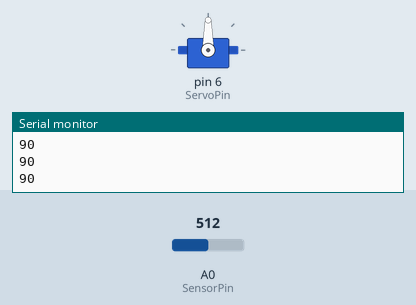
The sketch below on a simulated Arduino Uno, built with avr-gcc and run on an emulated ATmega328P. On the bench: servo, the last lines printed to the serial monitor. The test bench sets the inputs (shaded band); at power-on: A0 (SensorPin) = 512.

Above: at 1.2 s.
1.3 s: A0 (SensorPin) set to 716
At 2.3 s:
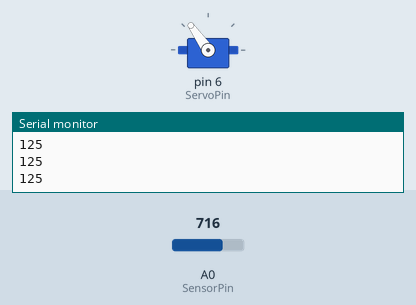
2.8 s: A0 (SensorPin) set to 900
At 4.0 s:
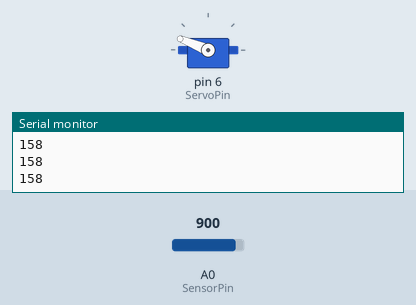
4.3 s: A0 (SensorPin) set to 1023
At 5.5 s:
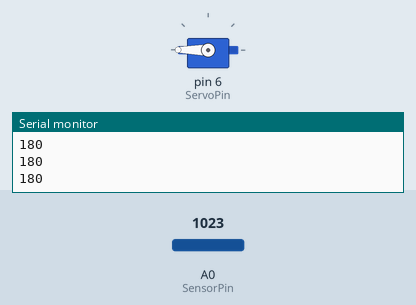
5.8 s: A0 (SensorPin) set to 306
At 6.6 s:
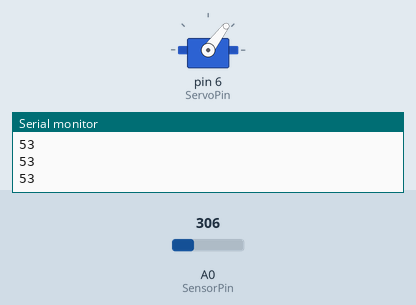
7.3 s: A0 (SensorPin) set to 122
At 8.2 s:
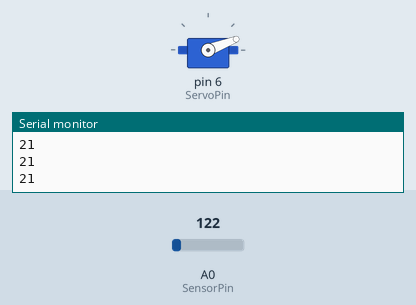
8.8 s: A0 (SensorPin) set to 0
At 9.8 s:
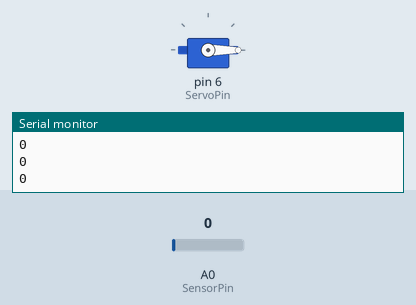
Timing chart, 0 to 11.3 s (numbered marks = the images above; inputs shaded):
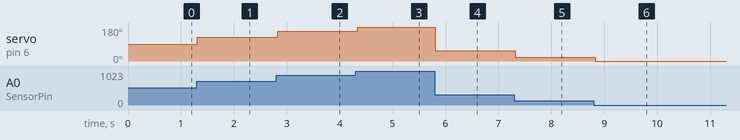

The sketch:

Servo_sweep.ino
```cpp
#include <Servo.h>

Servo myServo;
const int ServoPin = 6;
const int SensorPin = A0;

void setup() {
  // put your setup code here, to run once:
  Serial.begin(9600);
  myServo.attach(ServoPin);
}

void loop() {
  // put your main code here, to run repeatedly:
  int knob = analogRead(SensorPin);
  myServo.write(map(knob, 0, 1023, 0 , 180));
  Serial.println(map(knob, 0, 1023, 0 , 180));
  delay(50);
}
```

Measured:
- after the input at 1.3 s, servo on pin 6 (ServoPin): 90° → 125° at once
- after the input at 2.8 s, servo on pin 6 (ServoPin): 125° → 158° at once
- after the input at 4.3 s, servo on pin 6 (ServoPin): 158° → 180° at once
- after the input at 5.8 s, servo on pin 6 (ServoPin): 180° → 53° at once
- after the input at 7.3 s, servo on pin 6 (ServoPin): 53° → 21° at once
- after the input at 8.8 s, servo on pin 6 (ServoPin): 21° → 0° at once
